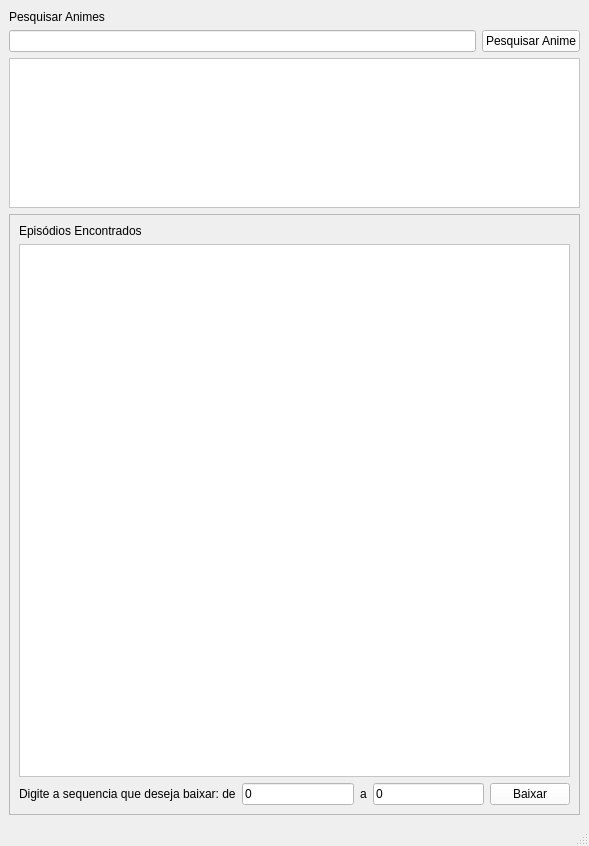
<?xml version="1.0" encoding="UTF-8"?>
<ui version="4.0">
 <class>MainWindow</class>
 <widget class="QMainWindow" name="MainWindow">
  <property name="geometry">
   <rect>
    <x>0</x>
    <y>0</y>
    <width>589</width>
    <height>846</height>
   </rect>
  </property>
  <property name="windowTitle">
   <string>Animesonline.club Downloader</string>
  </property>
  <widget class="QWidget" name="centralwidget">
   <layout class="QGridLayout" name="gridLayout_2">
    <item row="0" column="0">
     <layout class="QGridLayout" name="gridLayout">
      <item row="1" column="0">
       <widget class="QLineEdit" name="ed_nome">
        <property name="styleSheet">
         <string notr="true">background-color: rgb(255, 255, 255);</string>
        </property>
        <property name="text">
         <string/>
        </property>
       </widget>
      </item>
      <item row="1" column="1">
       <widget class="QPushButton" name="bt_pesquisar">
        <property name="styleSheet">
         <string notr="true">background-color: rgb(255, 255, 255);</string>
        </property>
        <property name="text">
         <string>Pesquisar Anime</string>
        </property>
       </widget>
      </item>
      <item row="2" column="0" colspan="2">
       <widget class="QListWidget" name="lista_animes">
        <property name="maximumSize">
         <size>
          <width>16777215</width>
          <height>150</height>
         </size>
        </property>
        <property name="styleSheet">
         <string notr="true">background-color: rgb(255, 255, 255);</string>
        </property>
       </widget>
      </item>
      <item row="3" column="0" colspan="2">
       <widget class="QFrame" name="frame">
        <property name="frameShape">
         <enum>QFrame::StyledPanel</enum>
        </property>
        <property name="frameShadow">
         <enum>QFrame::Raised</enum>
        </property>
        <layout class="QGridLayout" name="gridLayout_3">
         <item row="2" column="3">
          <widget class="QLineEdit" name="ed_fim">
           <property name="styleSheet">
            <string notr="true">background-color: rgb(255, 255, 255);</string>
           </property>
           <property name="text">
            <string>0</string>
           </property>
          </widget>
         </item>
         <item row="0" column="0">
          <widget class="QLabel" name="label_2">
           <property name="text">
            <string>Episódios Encontrados</string>
           </property>
          </widget>
         </item>
         <item row="2" column="2">
          <widget class="QLabel" name="label_4">
           <property name="text">
            <string>a</string>
           </property>
          </widget>
         </item>
         <item row="2" column="0">
          <widget class="QLabel" name="label_3">
           <property name="text">
            <string>Digite a sequencia que deseja baixar: de</string>
           </property>
          </widget>
         </item>
         <item row="2" column="1">
          <widget class="QLineEdit" name="ed_inicio">
           <property name="styleSheet">
            <string notr="true">background-color: rgb(255, 255, 255);</string>
           </property>
           <property name="text">
            <string>0</string>
           </property>
          </widget>
         </item>
         <item row="2" column="4">
          <widget class="QPushButton" name="bt_baixar_eps">
           <property name="styleSheet">
            <string notr="true">background-color: rgb(255, 255, 255);</string>
           </property>
           <property name="text">
            <string>Baixar</string>
           </property>
          </widget>
         </item>
         <item row="1" column="0" colspan="5">
          <widget class="QPlainTextEdit" name="lista_epsodios">
           <property name="styleSheet">
            <string notr="true">background-color: rgb(255, 255, 255);</string>
           </property>
          </widget>
         </item>
        </layout>
       </widget>
      </item>
      <item row="0" column="0" colspan="2">
       <widget class="QLabel" name="label">
        <property name="minimumSize">
         <size>
          <width>0</width>
          <height>15</height>
         </size>
        </property>
        <property name="maximumSize">
         <size>
          <width>500</width>
          <height>15</height>
         </size>
        </property>
        <property name="text">
         <string>Pesquisar Animes</string>
        </property>
       </widget>
      </item>
     </layout>
    </item>
   </layout>
  </widget>
  <widget class="QStatusBar" name="statusbar"/>
 </widget>
 <tabstops>
  <tabstop>ed_nome</tabstop>
  <tabstop>bt_pesquisar</tabstop>
  <tabstop>lista_animes</tabstop>
  <tabstop>lista_epsodios</tabstop>
  <tabstop>ed_inicio</tabstop>
  <tabstop>ed_fim</tabstop>
  <tabstop>bt_baixar_eps</tabstop>
 </tabstops>
 <resources/>
 <connections/>
</ui>
